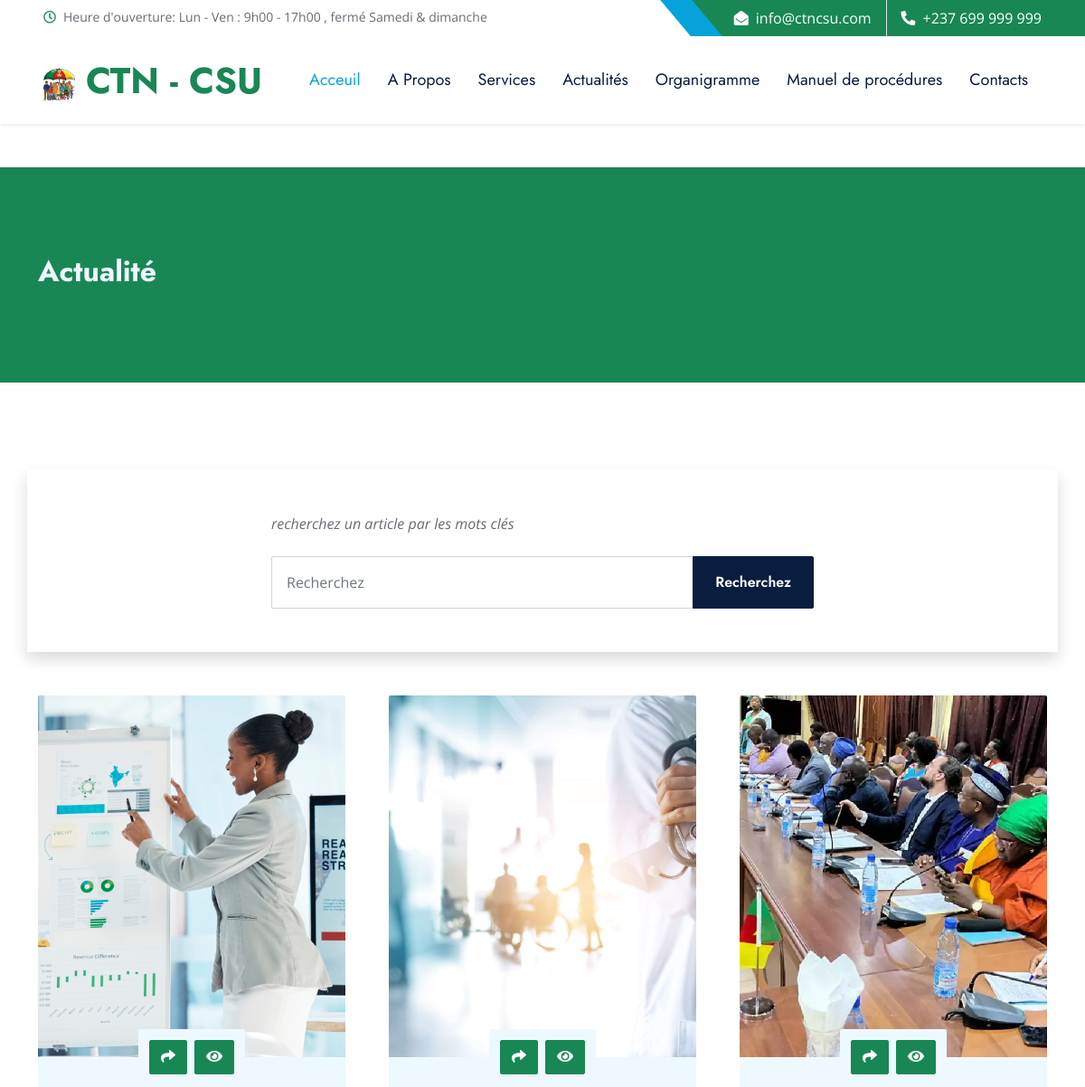
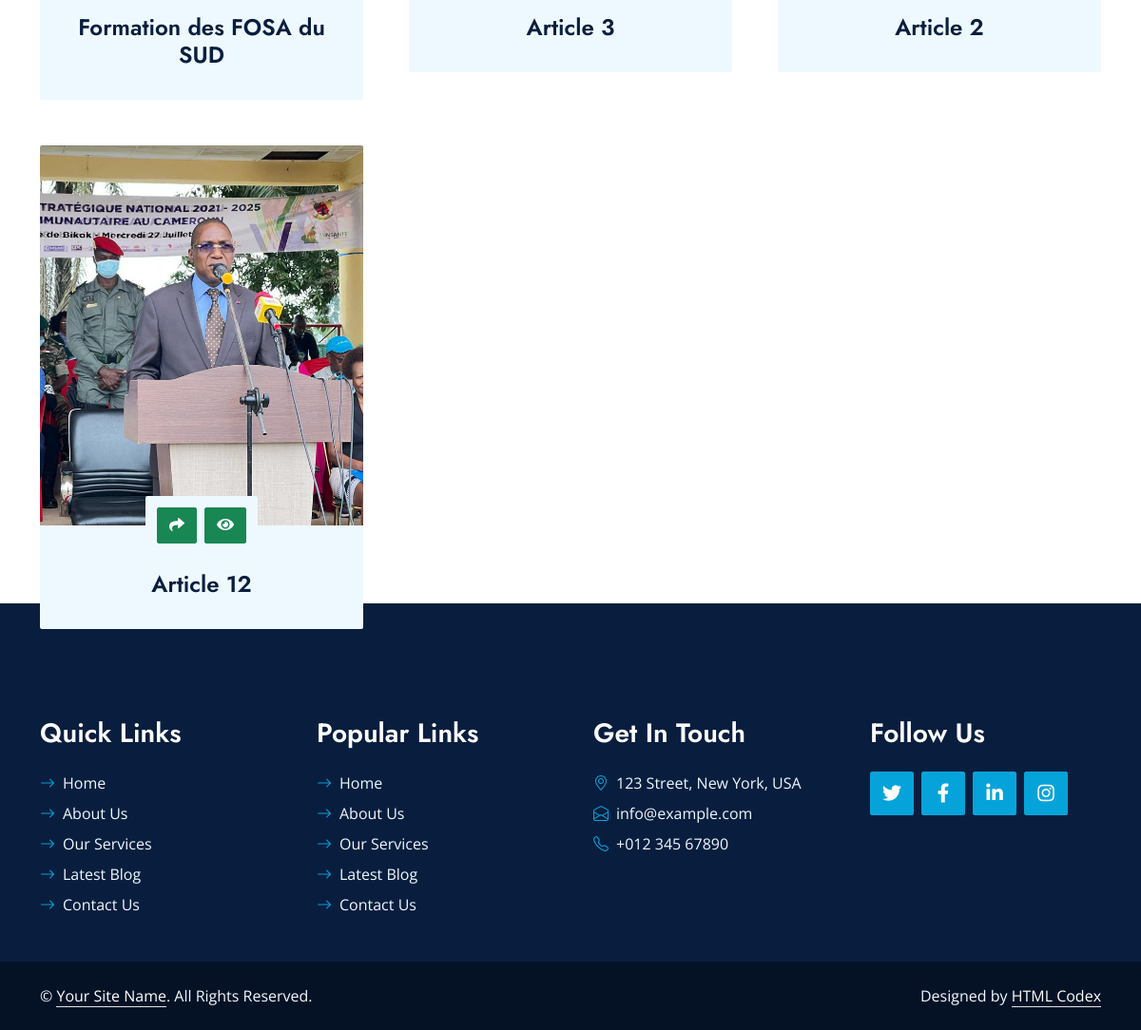
The page /actualite/ on the database its author committed (2 pictures, top to bottom).
### app/models.py (models this page shows, shortened)
class Article(models.Model):
    Titre  = models.CharField( max_length=255)
    Banniere = models.ImageField("Banière", upload_to='Banieres')
    contetu = RichTextUploadingField()
    created_date = models.DateField(auto_now_add=True)
    slug = models.SlugField(blank=True, unique = True)

### app/views.py (the view)
# urls.py: path("actualite/", actualite, name="actualite"),
def actualite(request):
    context = {}
    try:
        search = request.GET['search']
        print(search)
    except:
        search = None
    if search :
        articles = Article.objects.filter( Titre__contains = search  ).order_by('-id')
    else:
        articles = Article.objects.order_by('-id')
    context['articles'] = articles
    return render(request, 'website/actualite.html', context)

### templates/website/actualite.html
{% extends 'website/layouts/base.html' %}
{% block content %}
<div class="container-fluid bg-success  py-5 my-5 wow fadeInUp" data-wow-delay="0.1s">
    <div class="container py-5">
        <h2 class="text-light ">Actualité</h2>
    </div>
</div>
<div class="container-fluid position-relative pt-5 wow fadeInUp" data-wow-delay="0.1s" style="z-index: 1;">
    <div class="container shadow">
        <div class=" p-5">
            <form class="mx-auto" style="max-width: 600px;">
                <p class="text-body fst-italic mb-4">recherchez un article par les mots clés</p>
                <div class="input-group">
                    <input type="text" name="search" class="form-control p-3" placeholder="Recherchez">
                    <button class="btn btn-dark px-4">Recherchez</button>
                </div>
            </form>
        </div>
    </div>
</div>
<div class="container-fluid py-5">
    <div class="container">
        <div class="row g-5">
            {% for item in articles  %}
                <div class="col-lg-4 wow slideInUp" data-wow-delay="0.3s">
                    <div class="team-item h-200">
                        <div class="position-relative rounded-top" style="z-index: 1;">
                            <img class="img-fluid rounded-top w-100 " src="{{item.Banniere.url}}" alt="Bannière" style="height:400px; object-fit: cover;">
                            <div class="position-absolute top-100 start-50 translate-middle bg-light rounded p-2 d-flex">
                                <a class="btn btn-success btn-circle m-1" href="#"><i class="fas fa-share"></i></a>
                                <a class="btn btn-success btn-circle m-1" href="{% url 'article_details' item.slug %}"><i class="fas fa-eye"></i></a>
                            </div>
                        </div>
                        <div class="team-text position-relative bg-light text-center rounded-bottom p-4 pt-5">
                            <h4 class="mb-2"> {{item.Titre }}  </h4>
                        </div>
                    </div>
                </div>
            {% endfor %}
            </div>
    </div>
</div>
{% endblock content %}

### static/website/css/style.css (style rules this page uses)
:root { --primary: #06A3DA; --secondary: #F57E57; --light: #EEF9FF; --dark: #091E3E; }
h1, h2, .font-weight-bold { font-weight: 700 !important; }
h3, h4, .font-weight-semi-bold { font-weight: 600 !important; }
.btn { font-family: 'Jost', sans-serif; font-weight: 600; transition: .5s; }
.service-item img, .service-item .bg-light, .service-item .bg-light h5, .team-item .team-text { transition: .5s; }
.team-item .team-text::after, .service-item .bg-light::after { position: absolute; content: ""; top: 50%; bottom: 0; left: 15px; right: 15px; border-radius:100px / 15px; box-shadow: 0 0 15px rgba(0, 0, 0, .7); opacity: 0; transition: .5s; z-index: -1; }

### rows shown on the page
Article: Banniere (picture), Titre "Formation des FOSA du SUD"
Article: Banniere (picture), Titre "Article 3"
Article: Banniere (picture), Titre "Article 2"
Article: Banniere (picture), Titre "Article 12"
